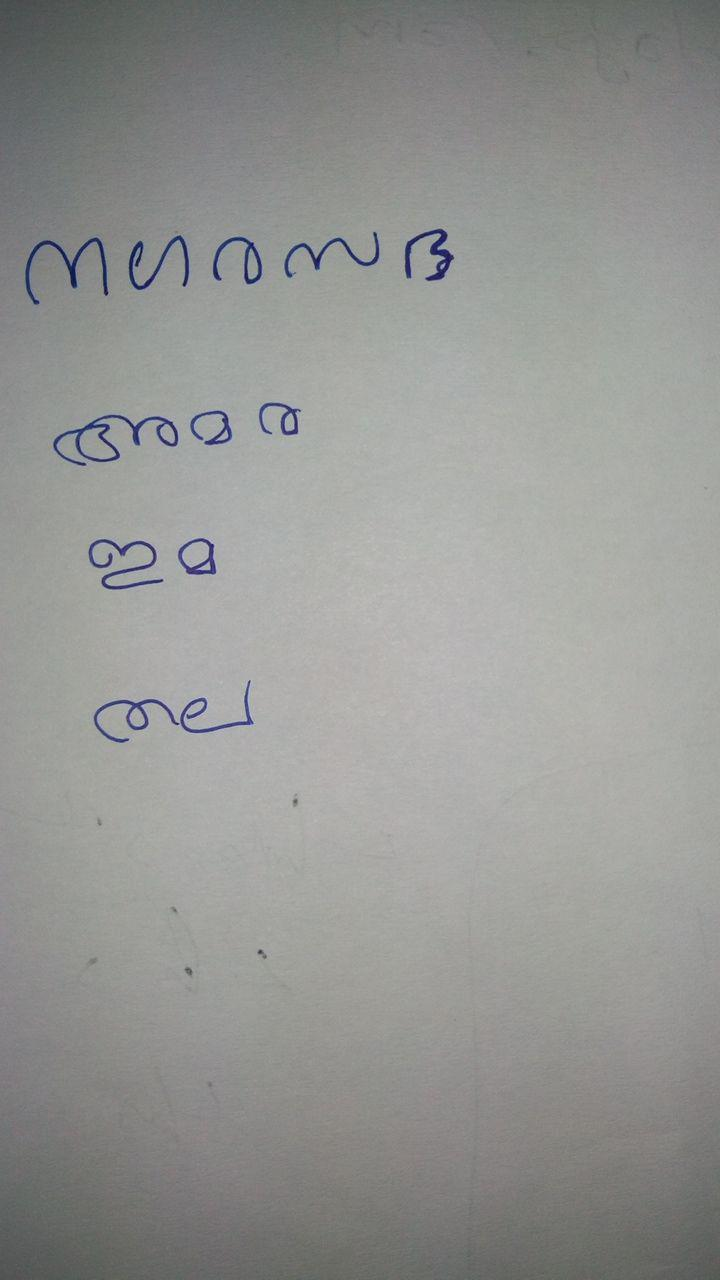
#> input picture realtest/img2.jpg, 720 x 1280 px, found by its file name
$ jupyter execute --allow-errors real2.ipynb   (older library calls are emulated)
#> lines starting #> are read from the running program, lines starting #| are printed output that depends on the picture; after the words box and inside, x2 and y2 are one past the last pixel; in counts of white or black regions, pixels touching at a corner belong together
[cell 1]
import cv2
import matplotlib.pyplot as plt
import numpy as np

[cell 2]
def mplot(img,img2=None):

    cv2.namedWindow('img',cv2.WINDOW_NORMAL)
    cv2.imshow('img',img)
    if img2 is not None:
        cv2.namedWindow('img2',cv2.WINDOW_NORMAL)
        cv2.imshow('img2',img2)
    cv2.waitKey(0)
    cv2.destroyAllWindows()

[cell 3]
'''
function to rearrange the contour bounding boxes. in default the contour bounding boxes comes in the sorted order of
their y co-ordinates . this function returns a list of rectangles [(x1,y1,w1,h1),(x2,y2,w2,h2)...] which are sorted in
the order of x axis on each line. a line will have all recangles of y coordinates between y and y+h of first rectangle '''
def rearrange(cnt):
    b_rect=[]
    for c in cnt:
        rect=cv2.boundingRect(c)
        if rect[2] <=20 or rect[3] <= 20:
            continue
        b_rect.append(rect)

    p=b_rect[0][1]+b_rect[0][3]
    #print('length of brect:',len(b_rect))
    s_rect=[]
    i=0
    length=len(b_rect)
    while i<length:
        p=b_rect[i][1]+b_rect[i][3]
        elem_on_line=[]#elements on a line
        outer=True
        while i<length and p>b_rect[i][1]:
            elem_on_line.append(b_rect[i])
            i+=1
            outer=False
        if outer:
            i+=1
        elem_on_line=sorted(elem_on_line) #,key=lambda x:x[0]
        #print(elem_on_line,i)
        s_rect.extend(elem_on_line)
    return s_rect

[cell 4]
img=cv2.imread('/home/jab/main/realtest/img2.jpg',0)
#> img: shape (1280, 720); min 12, max 207, mean 148.9
img2=img.copy()

ellipse=(3,3)
rect=(2,2)
threshold=128
#  _, small = cv2.threshold( small, threshold, 255.0, cv2.THRESH_BINARY | cv2.THRESH_OTSU)
kernel = cv2.getStructuringElement(cv2.MORPH_ELLIPSE, ellipse )
grad = cv2.morphologyEx( img, cv2.MORPH_GRADIENT, kernel)
_, bw = cv2.threshold(grad, threshold, 255.0, cv2.THRESH_BINARY | cv2.THRESH_OTSU)
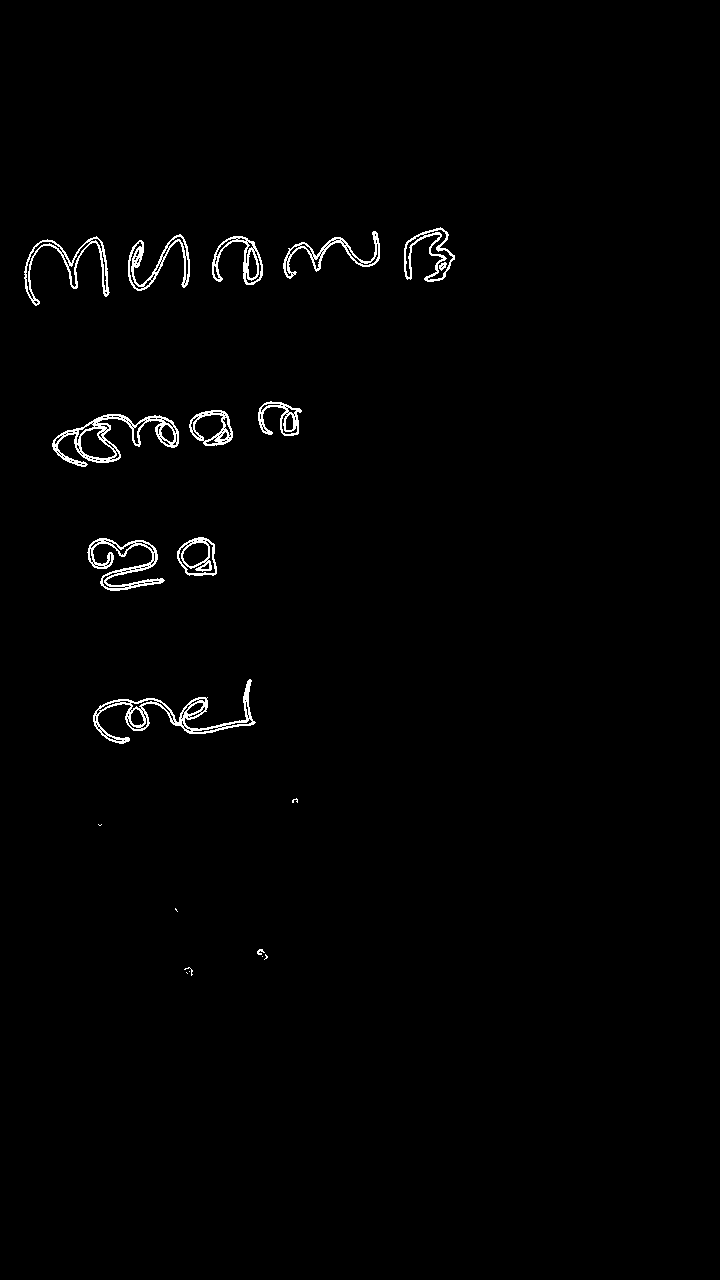
#> bw: shape (1280, 720); 1.1% white in thin lines or dots, all inside (x1, y1, x2, y2) = (24, 227, 455, 976)
kernel = cv2.getStructuringElement(cv2.MORPH_RECT, rect )
connected = cv2.morphologyEx(bw, cv2.MORPH_CLOSE, kernel)
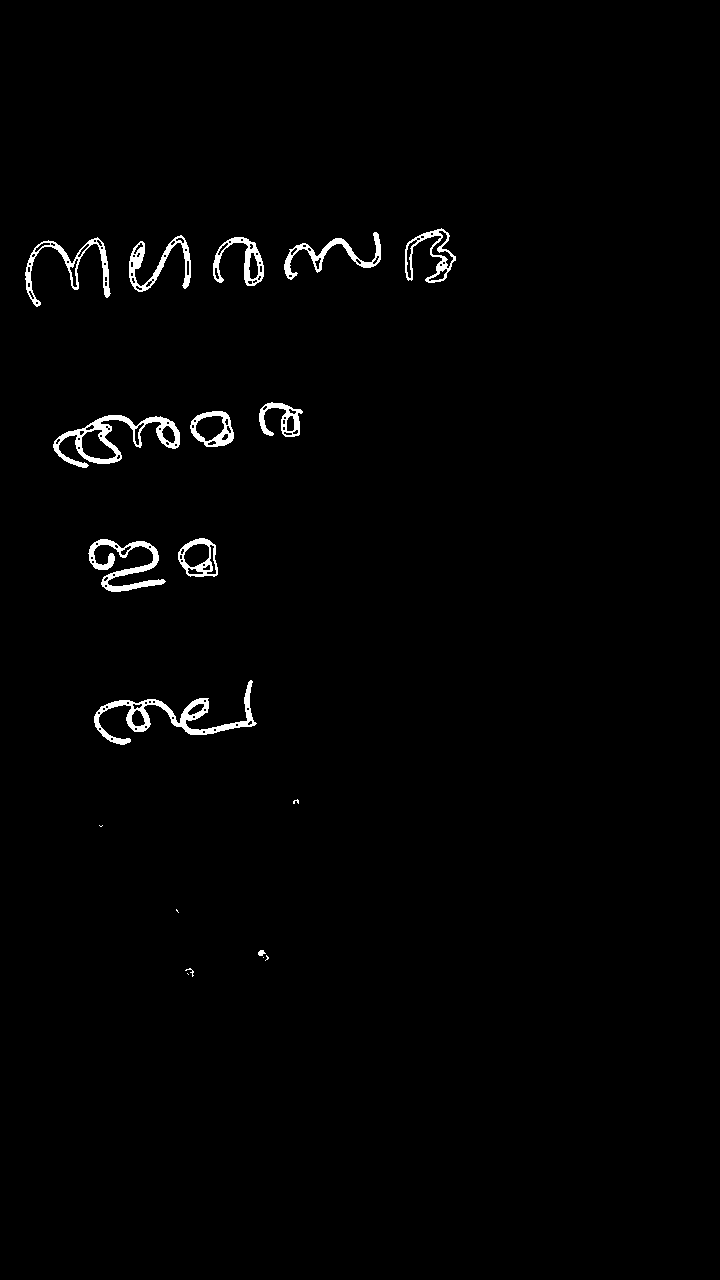
#> connected: shape (1280, 720); 1.3% white; 19 white regions (6 under 20 px)
#  imshow( connected ); import ipdb; ipdb.set_trace()
_,contours, hierarchy = cv2.findContours(connected.copy(), cv2.RETR_EXTERNAL ,cv2.CHAIN_APPROX_SIMPLE )
#> contours = 19 contours, 7 with area under 20; largest, box (x1, y1, x2, y2) and area: (53, 415, 180, 468) 2490, (94, 680, 257, 745) 2099, (88, 539, 166, 592) 1205, (190, 411, 234, 447) 1182, (178, 538, 218, 577) 1172
#reversing contour list to start processig from top
contours.reverse()
print(len(contours))
#| 19
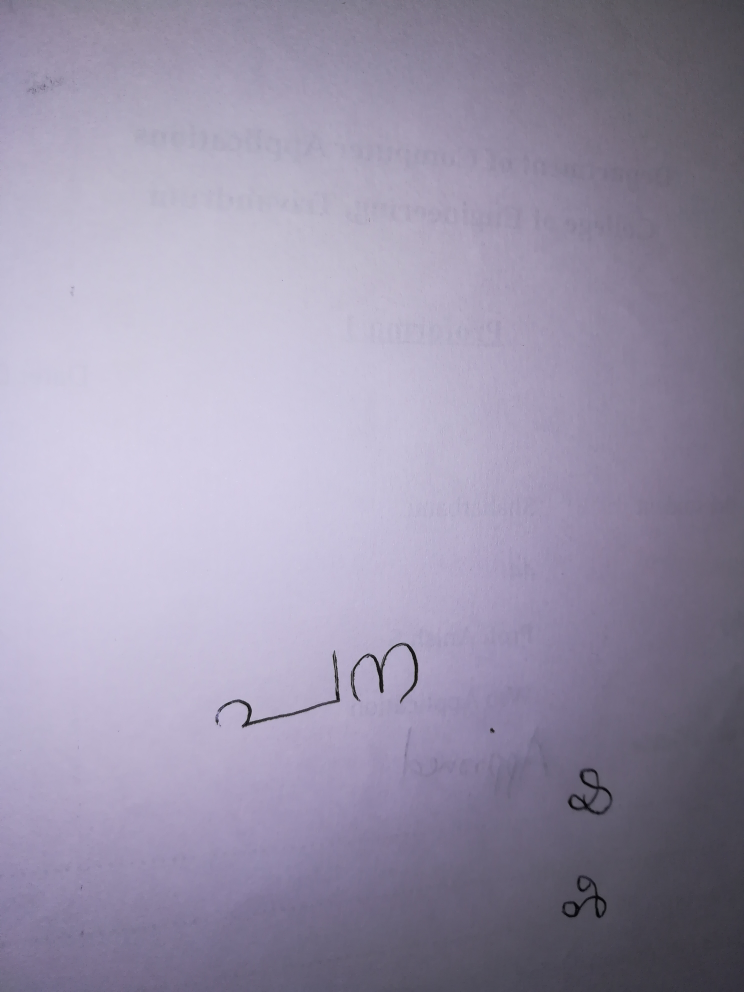
#> input picture realtest/img12.jpg, 2976 x 3968 px, found by its file name (shown at 1/4 size)

[cell 5]
mplot(grad,connected)

[cell 6]
'''clear_noice method clear noice from list of images and retrun cleared list of images
'''
def clear_noice(image,ellipse=(7,7),rect=(13,7)):

#> called with ellipse = (7, 7), rect = (13, 7)
    threshold=128
    kernel = cv2.getStructuringElement(cv2.MORPH_ELLIPSE, ellipse )
    kernel2 = cv2.getStructuringElement(cv2.MORPH_RECT, rect )
    cnt=[]
    grad = cv2.morphologyEx( image, cv2.MORPH_GRADIENT, kernel)
#> grad: shape (3968, 2976)
    _, bw = cv2.threshold(grad, threshold, 255.0, cv2.THRESH_BINARY | cv2.THRESH_OTSU)
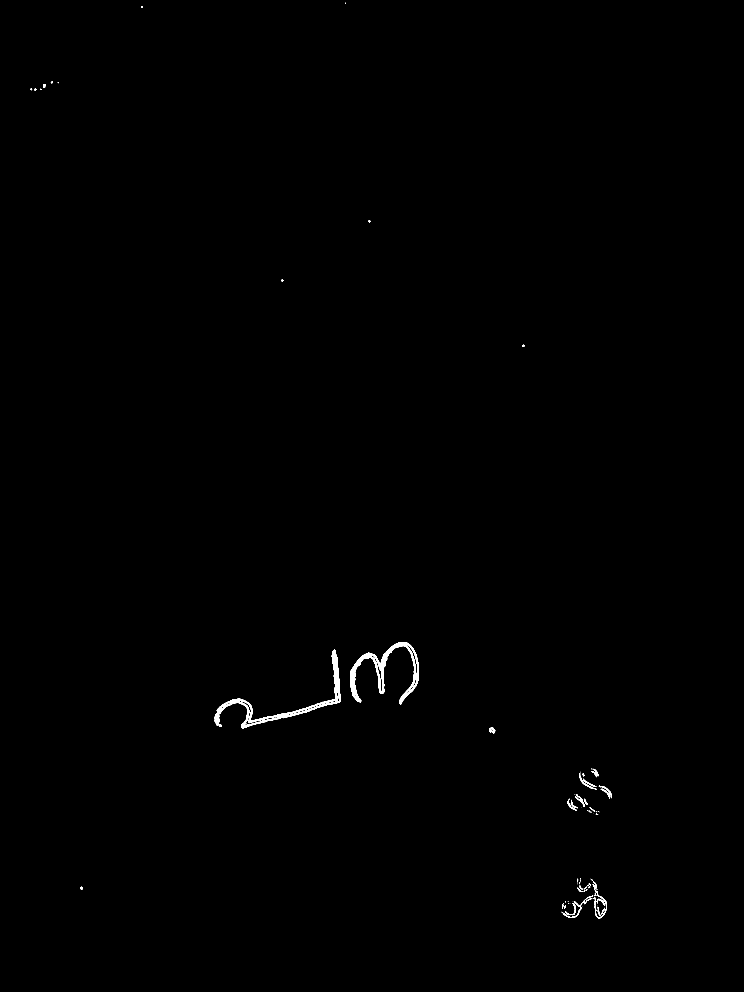
#> bw: shape (3968, 2976) (shown at 1/4 size); 0.27% white; 97 white regions (45 under 20 px), largest, box (x1, y1, x2, y2) and area: (859, 2599, 1364, 2914) 12392, (1400, 2568, 1676, 2818) 12301, (2317, 3098, 2388, 3159) 446
    connected = cv2.morphologyEx(bw, cv2.MORPH_CLOSE, kernel2)
#> connected: shape (3968, 2976); 0.36% white; 25 white regions (4 under 20 px)
    _,contours, hierarchy = cv2.findContours(connected.copy(), cv2.RETR_EXTERNAL ,cv2.CHAIN_APPROX_SIMPLE )
#> contours = 25 contours, 7 with area under 20; largest, box (x1, y1, x2, y2) and area: (859, 2599, 1364, 2914) 14580, (1400, 2568, 1676, 2818) 14225, (2247, 3513, 2427, 3674) 7363, (2317, 3087, 2448, 3194) 1976, (2298, 3176, 2351, 3228) 794
    contours.reverse()
    cnt.extend(contours)
    print('contour length:',len(contours))
#| contour length: 25
    #mplot(grad,connected)
    return cnt

[cell 7]
img=cv2.imread('/home/jab/main/realtest/img12.jpg',0)
img2=img.copy()
contours=clear_noice(img) # it expects a list of images so passing single image as list
print(len(contours))
#| 25

[cell 8]
s_rect=rearrange(contours)
#> the loop in rearrange, `for c in cnt:` made 25 passes
#> rect on passes 2 to 13: (565, 25, 7, 7), (203, 326, 7, 8), (230, 330, 5, 3), (172, 336, 10, 15), (122, 354, 23, 9), (161, 355, 7, 5), (1474, 880, 7, 10), (1125, 1118, 8, 8), (2089, 1379, 9, 8), (1400, 2568, 276, 250), (859, 2599, 505, 315), (1957, 2908, 24, 26)
#> (c, rect) on pass 1: ([[1380, 11], [1380, 13], [1381, 13], [1381, 11]], (1380, 11, 2, 3))
#> after the loop in rearrange, `for c in cnt:`: b_rect = [(1400, 2568, 276, 250), (859, 2599, 505, 315), (1957, 2908, 24, 26), (2365, 3074, 29, 35), (2317, 3087, 131, 107), (2298, 3176, 53, 52), (2270, 3194, 41, 49), (2349, 3229, 49, 30), (2247, 3513, 180, 161)]
#> in rearrange, `p=b_rect[0][1]+b_rect[0][3]`: p = 2818
#> in rearrange, `length=len(b_rect)`: length = 9
#> the loop in rearrange, `while i<length:` made 6 passes
#> (p, elem_on_line) on passes 1 to 6: (2818, [(859, 2599, 505, 315), (1400, 2568, 276, 250)]), (2934, [(1957, 2908, 24, 26)]), (3109, [(2317, 3087, 131, 107), (2365, 3074, 29, 35)]), (3228, [(2270, 3194, 41, 49), (2298, 3176, 53, 52)]), (3259, [(2349, 3229, 49, 30)]), (3674, [(2247, 3513, 180, 161)])
#> after the loop in rearrange, `while i<length:`: s_rect = [(859, 2599, 505, 315), (1400, 2568, 276, 250), (1957, 2908, 24, 26), (2317, 3087, 131, 107), (2365, 3074, 29, 35), (2270, 3194, 41, 49), (2298, 3176, 53, 52), (2349, 3229, 49, 30), (2247, 3513, 180, 161)]
words=[]
i=0
print("length of rect",len(s_rect))
#| length of rect 9
for rect in s_rect:
    x,y,w,h = rect
    cv2.rectangle(img2,(x,y),(x+w,y+h),(0,0,0),2)
    cv2.putText(img2,str(i),(x+w+10,y+h),0,0.3,(0,0,0))
    words.append(img[y-2:y+h+2,x-2:x+w+2])
    i+=1
#> this loop made 9 passes
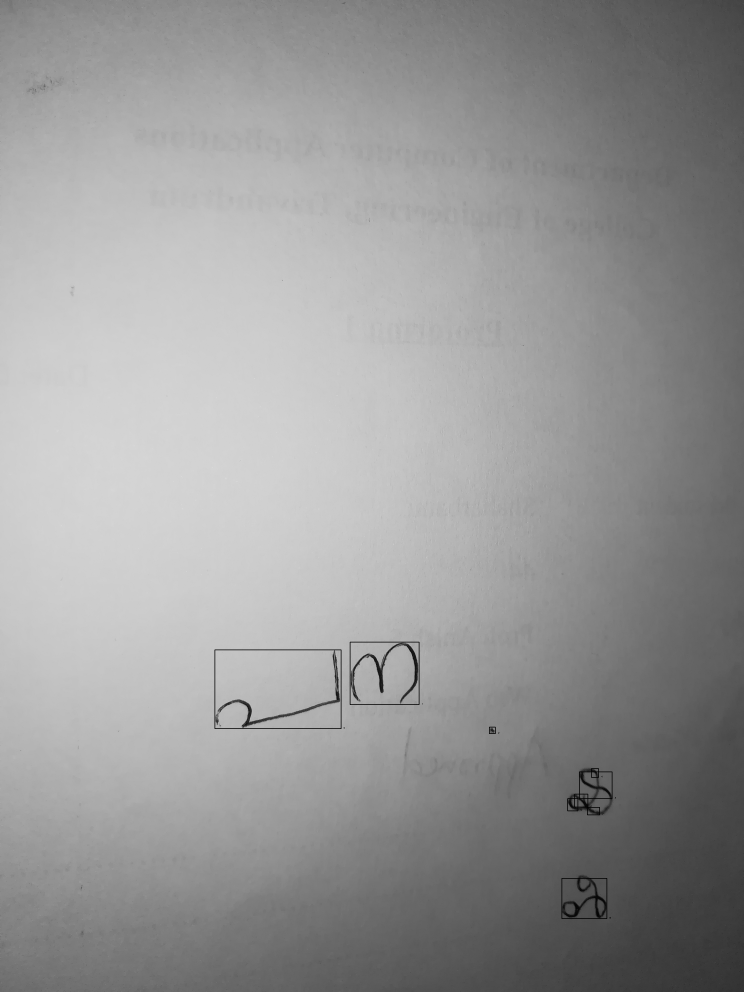
#> img2: shape (3968, 2976) (shown at 1/4 size); min 0, max 249, mean 151.8
#> after the loop, i = 9; words = 9 items
mplot(img2)

<h4> Drawing bounding boxes on each words</h4><br/>
<p> Here, word consists of list of words cropped.we are rearranging each word and drawing bounding rectangle to each characters  </p>

#> (a cell that did not finish here is left out)

#> (a cell that did not finish here is left out)

#> (a cell that did not finish here is left out)

[cell 12]
#applying morphological operation on each word in order to seperate characters
ellipse=(3,3)
rect=(2,2)
threshold=128
#  _, small = cv2.threshold( small, threshold, 255.0, cv2.THRESH_BINARY | cv2.THRESH_OTSU)
ker = cv2.getStructuringElement(cv2.MORPH_ELLIPSE, ellipse )
#> ker = [[0, 1, 0], [1, 1, 1], [0, 1, 0]]
#> (the rest of this cell did not finish here and is left out)
